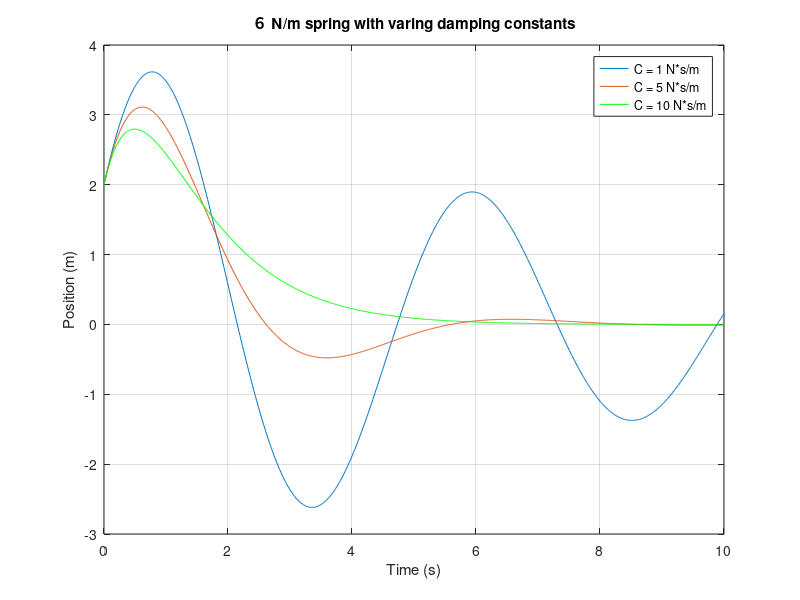

MATLAB code to generate this figure:
m = 4; %kg
k = 6; %N/m
c = [1 5 10]; %N*s/m

time_interval = 10; %s
t = linspace(0,time_interval,1000); %s
dt = time_interval/1000; %s

v0 = 4; %m/s right is positive
x0 = 2; %m

history = zeros(3,1000);

for i = 1:3 
    x = x0;  
    v = v0;  
    for j = 1:1000   % this is a numerical differentiation
        history(i,j) = x;
        a = -x*k/m - c(i)*v/m;
        v = a*dt + v;
        x = v*dt + x;
    end
end

plot( t, history(1,:), t, history(2,:), t, history(3,:), 'green' )
title('６ N/m spring with varing damping constants')
xlabel('Time (s)')
ylabel('Position (m)')
legend('C = 1 N*s/m','C = 5 N*s/m','C = 10 N*s/m')
grid on
        
        
